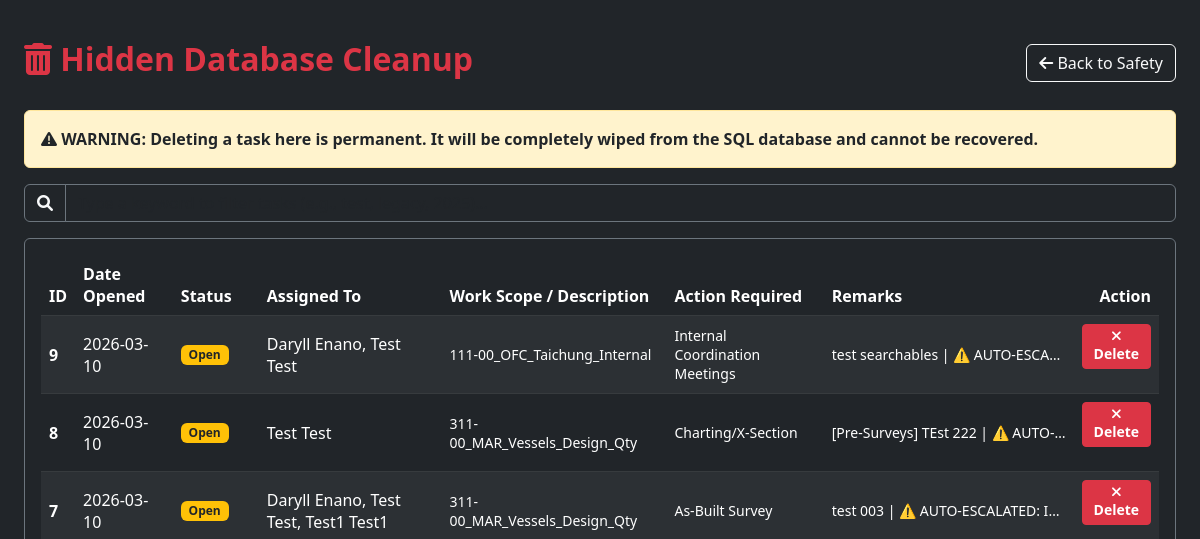
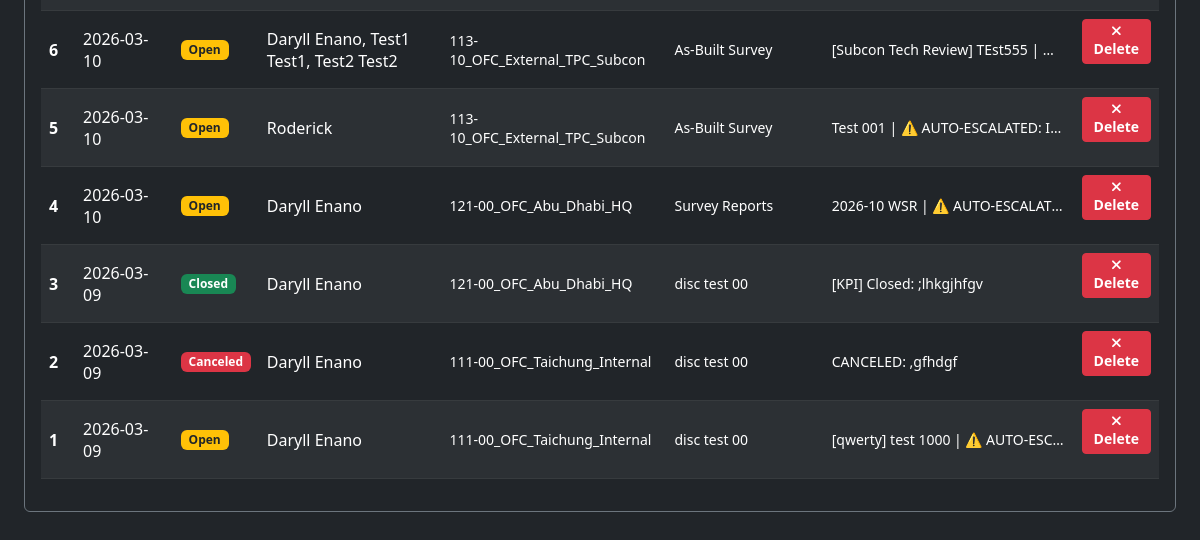
Before: /cleanup (signed in) with the older database file (2 pictures, top to bottom).
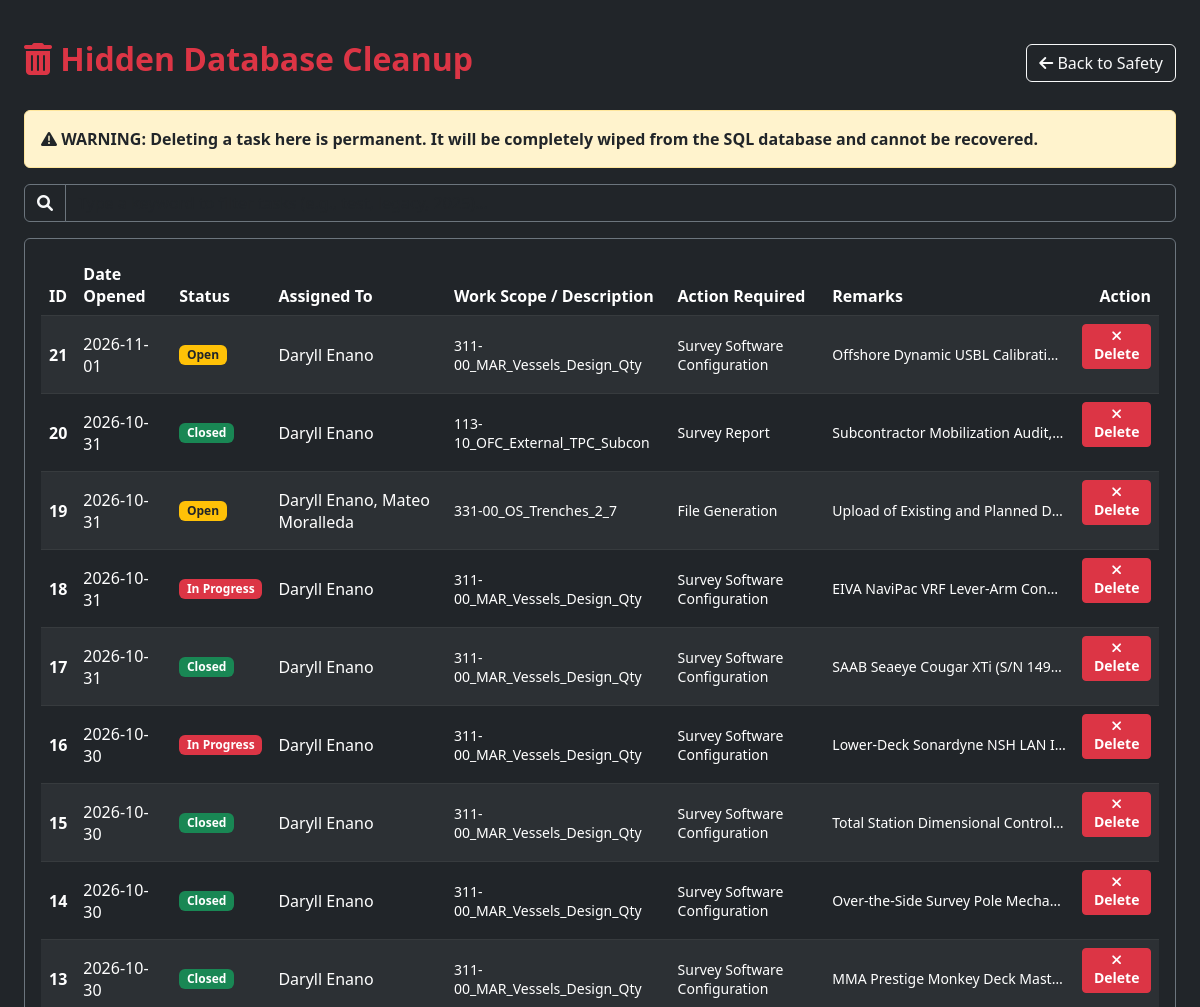
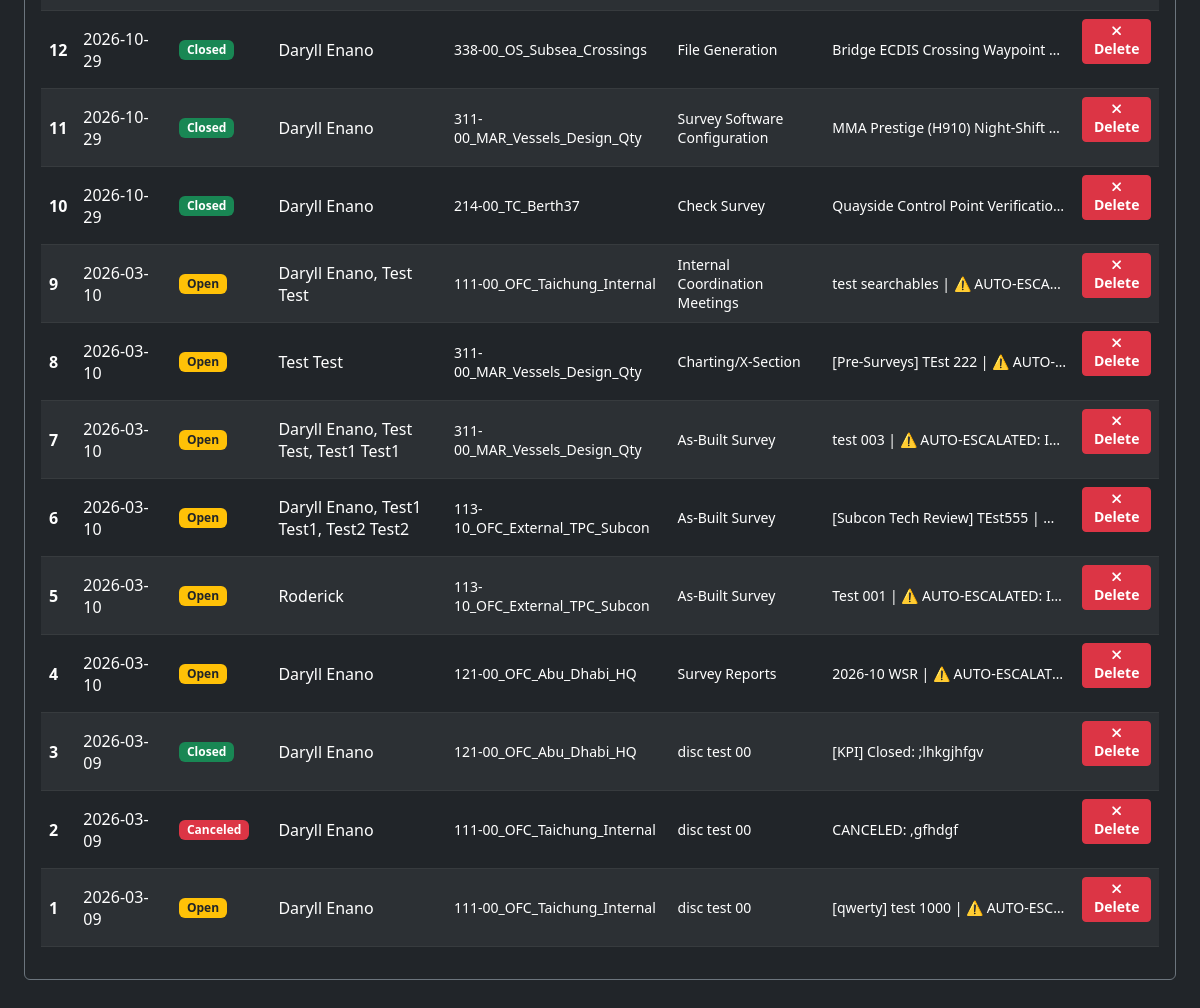
After: the same page with the newer database file (2 pictures, top to bottom).
### app.py (models this page shows)
class SurveyTask(db.Model):
    id = db.Column(db.Integer, primary_key=True)
    surveyor_name = db.Column(db.String(100), nullable=False)
    assigned_to = db.Column(db.String(100), nullable=True)
    requestor = db.Column(db.String(100), nullable=True)
    command_verb = db.Column(db.String(50), default="PERFORM")
    task_category = db.Column(db.String(100), nullable=True)
    instrument = db.Column(db.String(100), nullable=True)
    action_required = db.Column(db.String(100), nullable=True)
    area = db.Column(db.String(100), nullable=False)
    location = db.Column(db.String(100), nullable=True)
    sub_location = db.Column(db.String(100), nullable=True)
    work_scope = db.Column(db.String(100), nullable=False)
    remarks = db.Column(db.Text, nullable=True)
    deliverable_link = db.Column(db.String(500), nullable=True)
    reference_links = db.Column(db.Text, nullable=True)
    status = db.Column(db.String(30), default="Open")
    is_urgent = db.Column(db.Boolean, default=False)
    priority = db.Column(db.Integer, default=99)
    start_time = db.Column(db.DateTime, default=datetime.utcnow)
    execution_date = db.Column(db.Date, nullable=True)
    end_time = db.Column(db.DateTime, nullable=True)

### app.py (the view)
@app.route('/cleanup')
@login_required
def cleanup_tasks():
    if not is_user_admin(current_user):
        return redirect(url_for('dashboard'))
    tasks = SurveyTask.query.order_by(SurveyTask.start_time.desc()).all()
    return render_template('cleanup.html', tasks=tasks)

### app.py (called while the page is built)
def is_user_admin(user):
    if not user or not getattr(user, 'is_authenticated', False):
        return False
    return bool(getattr(user, 'is_admin', False) or (user.email in ADMIN_EMAILS))

@app.after_request
def log_user_usage(response):
    try:
        if current_user.is_authenticated and request.endpoint:
            ignored = {'static', 'api_preview_kpi'}
            if request.endpoint not in ignored and not request.path.startswith('/static'):
                log_entry = UserActivityLog(
                    user_id=current_user.id,
                    user_name=current_user.name,
                    endpoint=request.endpoint,
                    path=request.path[:195],
                    method=request.method
                )
                db.session.add(log_entry)
                db.session.commit()
    except Exception:
        db.session.rollback()
    return response

@login_manager.user_loader
def load_user(user_id):
    return User.query.get(int(user_id))

### templates/cleanup.html (shortened to what this page needs)
 <tka class=""></tka><!DOCTYPE html>
<html lang="en">
<head>
    <link href="https://cdn.jsdelivr.net/npm/bootstrap@5.3.0/dist/css/bootstrap.min.css" rel="stylesheet">
    <link href="https://cdnjs.cloudflare.com/ajax/libs/font-awesome/6.0.0/css/all.min.css" rel="stylesheet">
</head>
<body>
<div class="container-fluid px-4 pb-5">
    <div class="d-flex justify-content-between align-items-center mb-4">
        <h2 class="fw-bold text-danger"><i class="fas fa-trash-alt"></i> Hidden Database Cleanup</h2>
        <a href="{{ url_for('admin_dashboard') }}" class="btn btn-outline-light"><i class="fas fa-arrow-left"></i> Back to Safety</a>
    </div>
    <div class="alert alert-warning text-dark fw-bold">
        <i class="fas fa-exclamation-triangle"></i> WARNING: Deleting a task here is permanent. It will be completely wiped from the SQL database and cannot be recovered.
    </div>
    <div class="mb-3">
        <div class="input-group">
            <span class="input-group-text bg-dark border-secondary text-light"><i class="fas fa-search"></i></span>
            <input type="text" id="taskSearch" class="form-control bg-dark text-light border-secondary" placeholder="Type a keyword to filter tasks (e.g., test, legacy, 2025)...">
        </div>
    </div>
    <div class="table-responsive bg-dark p-3 rounded border border-secondary">
        <table class="table table-dark table-striped table-hover align-middle">
            <thead>
                <tr>
                    <th>ID</th>
                    <th>Date Opened</th>
                    <th>Status</th>
                    <th>Assigned To</th>
                    <th>Work Scope / Description</th>
                    <th>Action Required</th>
                    <th>Remarks</th>
                    <th class="text-end">Action</th>
                </tr>
            </thead>
            <tbody>
                {% for task in tasks %}
                <tr class="task-row">
                    <td><strong>{{ task.id }}</strong></td>
                    <td>{{ task.start_time.strftime('%Y-%m-%d') if task.start_time else 'Unknown' }}</td>
                    <td>
                        <span class="badge {% if task.status == 'Open' %}bg-warning text-dark{% elif task.status == 'Closed' %}bg-success{% else %}bg-danger{% endif %}">
                            {{ task.status }}
                        </span>
                    </td>
                    <td>{{ task.assigned_to }}</td>
                    <td class="small">{{ task.work_scope }}</td>
                    <td class="small">{{ task.action_required }}</td>
                    <td class="small remark-col" title="{{ task.remarks }}">{{ task.remarks }}</td>
                    <td class="text-end">
                        <form action="{{ url_for('delete_task', task_id=task.id) }}" method="POST" onsubmit="return confirm('Are you absolutely sure you want to PERMANENTLY delete Task {{ task.id }}?');">
                            <button type="submit" class="btn btn-sm btn-danger fw-bold"><i class="fas fa-times"></i> Delete</button>
                        </form>
                    </td>
                </tr>
                {% endfor %}
            </tbody>
        </table>
    </div>
</div>
</body>
</html>

Changed rows visible on the page:
added SurveyTask: id "21", start_time "2026-11-01", status "Open", assigned_to "Daryll Enano", work_scope "311-00_MAR_Vessels_Design_Qty", action_required "Survey Software Configuration", remarks "Offshore Dynamic USBL Calibrati…"
added SurveyTask: id "20", start_time "2026-10-31", status "Closed", assigned_to "Daryll Enano", work_scope "113-10_OFC_External_TPC_Subcon", action_required "Survey Report", remarks "Subcontractor Mobilization Audit,…"
added SurveyTask: id "19", start_time "2026-10-31", status "Open", assigned_to "Daryll Enano, Mateo Moralleda", work_scope "331-00_OS_Trenches_2_7", action_required "File Generation", remarks "Upload of Existing and Planned D…"
added SurveyTask: id "18", start_time "2026-10-31", status "In Progress", assigned_to "Daryll Enano", work_scope "311-00_MAR_Vessels_Design_Qty", action_required "Survey Software Configuration", remarks "EIVA NaviPac VRF Lever-Arm Conf…"
added SurveyTask: id "17", start_time "2026-10-31", status "Closed", assigned_to "Daryll Enano", work_scope "311-00_MAR_Vessels_Design_Qty", action_required "Survey Software Configuration", remarks "SAAB Seaeye Cougar XTi (S/N 149…"
added SurveyTask: id "16", start_time "2026-10-30", status "In Progress", assigned_to "Daryll Enano", work_scope "311-00_MAR_Vessels_Design_Qty", action_required "Survey Software Configuration", remarks "Lower-Deck Sonardyne NSH LAN I…"
added SurveyTask: id "15", start_time "2026-10-30", status "Closed", assigned_to "Daryll Enano", work_scope "311-00_MAR_Vessels_Design_Qty", action_required "Survey Software Configuration", remarks "Total Station Dimensional Control…"
added SurveyTask: id "14", start_time "2026-10-30", status "Closed", assigned_to "Daryll Enano", work_scope "311-00_MAR_Vessels_Design_Qty", action_required "Survey Software Configuration", remarks "Over-the-Side Survey Pole Mecha…"
added SurveyTask: id "13", start_time "2026-10-30", status "Closed", assigned_to "Daryll Enano", work_scope "311-00_MAR_Vessels_Design_Qty", action_required "Survey Software Configuration", remarks "MMA Prestige Monkey Deck Mast…"
added SurveyTask: id "12", start_time "2026-10-29", status "Closed", assigned_to "Daryll Enano", work_scope "338-00_OS_Subsea_Crossings", action_required "File Generation", remarks "Bridge ECDIS Crossing Waypoint…"
added SurveyTask: id "11", start_time "2026-10-29", status "Closed", assigned_to "Daryll Enano", work_scope "311-00_MAR_Vessels_Design_Qty", action_required "Survey Software Configuration", remarks "MMA Prestige (H910) Night-Shift…"
added SurveyTask: id "10", start_time "2026-10-29", status "Closed", assigned_to "Daryll Enano", work_scope "214-00_TC_Berth37", action_required "Check Survey", remarks "Quayside Control Point Verificatio…"
